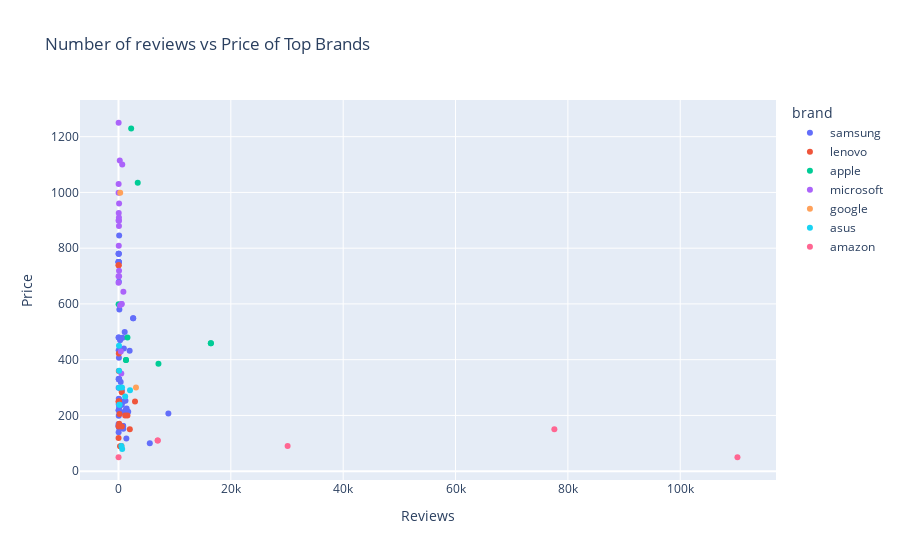

Notebook source saved alongside this figure:
### Code cell
import plotly.express as px
data = px.scatter(df2, x="reviews_float", y="price_float", color="brand", hover_data=['brand'], 
                  labels={
                     "reviews_float": "Reviews",
                     "price_float": "Price",                  
                 },
                title="Number of reviews vs Price of Top Brands")

#layout = Layout(title="Number of reviews vs Price of Top Brands")

fig = Figure(data=data, layout=layout)
plotly.offline.iplot(fig, show_link=False)

### Figure 1 — Plotly figure (JSON) as saved in the notebook; plotly's stock layout.template omitted (floating-point values rounded to 4 significant figures)
{"data": [{"customdata": [["samsung"], ["samsung"], ["samsung"], ["samsung"], ["samsung"], ["samsung"], ["samsung"], ["samsung"], ["samsung"], ["samsung"], ["samsung"], ["samsung"], ["samsung"], ["samsung"], ["samsung"], ["samsung"], ["samsung"], ["samsung"], ["samsung"], ["samsung"], ["samsung"], ["samsung"], ["samsung"], ["samsung"], ["samsung"], ["samsung"], ["samsung"], ["samsung"], ["samsung"], ["samsung"], ["samsung"], ["samsung"], ["samsung"], ["samsung"], ["samsung"], ["samsung"], ["samsung"], ["samsung"], ["samsung"], ["samsung"], ["samsung"], ["samsung"], ["samsung"], ["samsung"], ["samsung"], ["samsung"], ["samsung"], ["samsung"], ["samsung"], ["samsung"], ["samsung"], ["samsung"], ["samsung"], ["samsung"], ["samsung"], ["samsung"], ["samsung"], ["samsung"], ["samsung"]], "hovertemplate": "brand=%{customdata[0]}<br>Reviews=%{x}<br>Price=%{y}<extra></extra>", "legendgroup": "samsung", "marker": {"color": "#636efa", "symbol": "circle"}, "mode": "markers", "name": "samsung", "orientation": "v", "showlegend": true, "type": "scatter", "x": [345, 1399, 153, 831, 79, 17, 87, 40, 17, 13, 50, 831, 79, 1241, 2612, 78, 27, 28, 546, 25, 1731, 546, 21, 43, 1335, 87, 390, 725, 960, 285, 13, 556, 556, 32, 19, 19, 32, 45, 33, 1450, 101, 50, 118, 106, 1104, 65, 34, 88, 1985, 857, 30, 116, 805, 40, 50, 2612, 818, 5572, 8882], "xaxis": "x", "y": [250.0, 117.0, 580.0, 162.5, 330.0, 750.0, 155.7, 780.0, 750.0, 750.0, 750.0, 162.5, 330.0, 252.5, 549, 407.1, 331.6, 299, 238.0, 140.0, 213, 238.0, 480.0, 480.0, 221.8, 237.0, 320.0, 478.6, 440.0, 470, 169.3, 290.0, 290.0, 219, 162.5, 162.5, 219, 199.1, 434.3, 225.2, 225.5, 260.0, 845.8, 257.8, 499, 680.0, 240.8, 330.0, 432.0, 151.8, 780.0, 330.0, 211, 780.0, 750.0, 549, 250.0, 99.99, 206.7], "yaxis": "y"}, {"customdata": [["lenovo"], ["lenovo"], ["lenovo"], ["lenovo"], ["lenovo"], ["lenovo"], ["lenovo"], ["lenovo"], ["lenovo"], ["lenovo"], ["lenovo"], ["lenovo"], ["lenovo"], ["lenovo"], ["lenovo"], ["lenovo"], ["lenovo"], ["lenovo"], ["lenovo"]], "hovertemplate": "brand=%{customdata[0]}<br>Reviews=%{x}<br>Price=%{y}<extra></extra>", "legendgroup": "lenovo", "marker": {"color": "#EF553B", "symbol": "circle"}, "mode": "markers", "name": "lenovo", "orientation": "v", "showlegend": true, "type": "scatter", "x": [1594, 129, 14, 2941, 602, 579, 63, 18, 25, 25, 178, 60, 270, 63, 1186, 53, 23, 2017, 514], "xaxis": "x", "y": [200.0, 170.0, 119, 250.0, 159.9, 283, 250.0, 250.0, 739, 739, 205.0, 421.8, 89.79, 250.0, 200.0, 359, 160.0, 150.0, 89.99], "yaxis": "y"}, {"customdata": [["apple"], ["apple"], ["apple"], ["apple"], ["apple"], ["apple"], ["apple"], ["apple"], ["apple"]], "hovertemplate": "brand=%{customdata[0]}<br>Reviews=%{x}<br>Price=%{y}<extra></extra>", "legendgroup": "apple", "marker": {"color": "#00cc96", "symbol": "circle"}, "mode": "markers", "name": "apple", "orientation": "v", "showlegend": true, "type": "scatter", "x": [2256, 3426, 16445, 16445, 1596, 7113, 24, 1336, 1336], "xaxis": "x", "y": [1229, 1035.0, 459, 459, 480.0, 385.0, 599, 399, 399], "yaxis": "y"}, {"customdata": [["microsoft"], ["microsoft"], ["microsoft"], ["microsoft"], ["microsoft"], ["microsoft"], ["microsoft"], ["microsoft"], ["microsoft"], ["microsoft"], ["microsoft"], ["microsoft"], ["microsoft"], ["microsoft"], ["microsoft"], ["microsoft"], ["microsoft"], ["microsoft"], ["microsoft"], ["microsoft"], ["microsoft"], ["microsoft"]], "hovertemplate": "brand=%{customdata[0]}<br>Reviews=%{x}<br>Price=%{y}<extra></extra>", "legendgroup": "microsoft", "marker": {"color": "#ab63fa", "symbol": "circle"}, "mode": "markers", "name": "microsoft", "orientation": "v", "showlegend": true, "type": "scatter", "x": [498, 95, 51, 107, 86, 14, 25, 11, 873, 82, 229, 556, 16, 556, 669, 411, 11, 107, 25, 283, 44, 76], "xaxis": "x", "y": [350.0, 719, 809, 960, 898, 699, 1250.0, 899, 643.5, 880, 1115.0, 600.0, 999.1, 600.0, 1100.0, 429, 676, 699, 1030, 595, 925.9, 910], "yaxis": "y"}, {"customdata": [["google"], ["google"]], "hovertemplate": "brand=%{customdata[0]}<br>Reviews=%{x}<br>Price=%{y}<extra></extra>", "legendgroup": "google", "marker": {"color": "#FFA15A", "symbol": "circle"}, "mode": "markers", "name": "google", "orientation": "v", "showlegend": true, "type": "scatter", "x": [305, 3113], "xaxis": "x", "y": [999.0, 300.0], "yaxis": "y"}, {"customdata": [["asus"], ["asus"], ["asus"], ["asus"], ["asus"], ["asus"], ["asus"], ["asus"], ["asus"], ["asus"]], "hovertemplate": "brand=%{customdata[0]}<br>Reviews=%{x}<br>Price=%{y}<extra></extra>", "legendgroup": "asus", "marker": {"color": "#19d3f3", "symbol": "circle"}, "mode": "markers", "name": "asus", "orientation": "v", "showlegend": true, "type": "scatter", "x": [100, 658, 170, 2050, 513, 630, 87, 111, 170, 1189], "xaxis": "x", "y": [360.0, 79.99, 238, 290.0, 89.95, 299.9, 450.0, 299, 238, 268.0], "yaxis": "y"}, {"customdata": [["amazon"], ["amazon"], ["amazon"], ["amazon"], ["amazon"], ["amazon"]], "hovertemplate": "brand=%{customdata[0]}<br>Reviews=%{x}<br>Price=%{y}<extra></extra>", "legendgroup": "amazon", "marker": {"color": "#FF6692", "symbol": "circle"}, "mode": "markers", "name": "amazon", "orientation": "v", "showlegend": true, "type": "scatter", "x": [11, 6978, 6985, 30108, 77593, 110184], "xaxis": "x", "y": [49.99, 110.0, 110.0, 89.99, 150.0, 49.99], "yaxis": "y"}], "layout": {"legend": {"title": {"text": "brand"}, "tracegroupgap": 0}, "title": {"text": "Number of reviews vs Price of Top Brands"}, "xaxis": {"anchor": "y", "domain": [0, 1], "title": {"text": "Reviews"}}, "yaxis": {"anchor": "x", "domain": [0, 1], "title": {"text": "Price"}}}}
